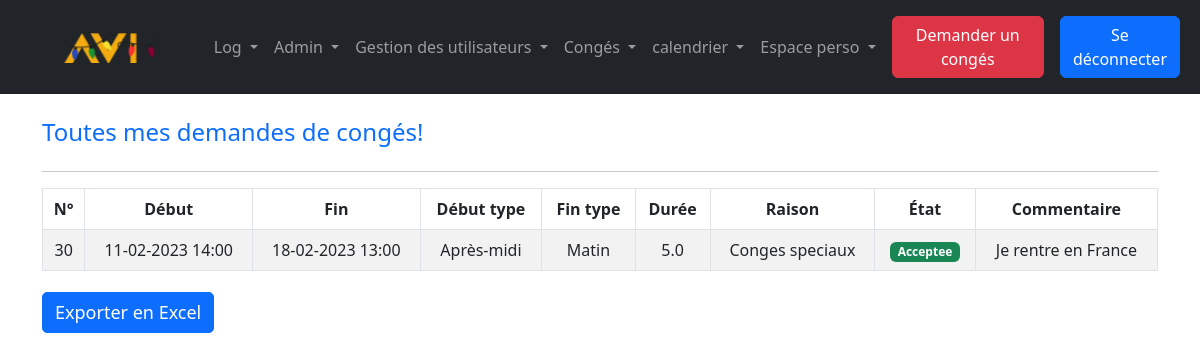
Before: /index.php?action=demandedeconges&id=1 (signed in) with the older database file.
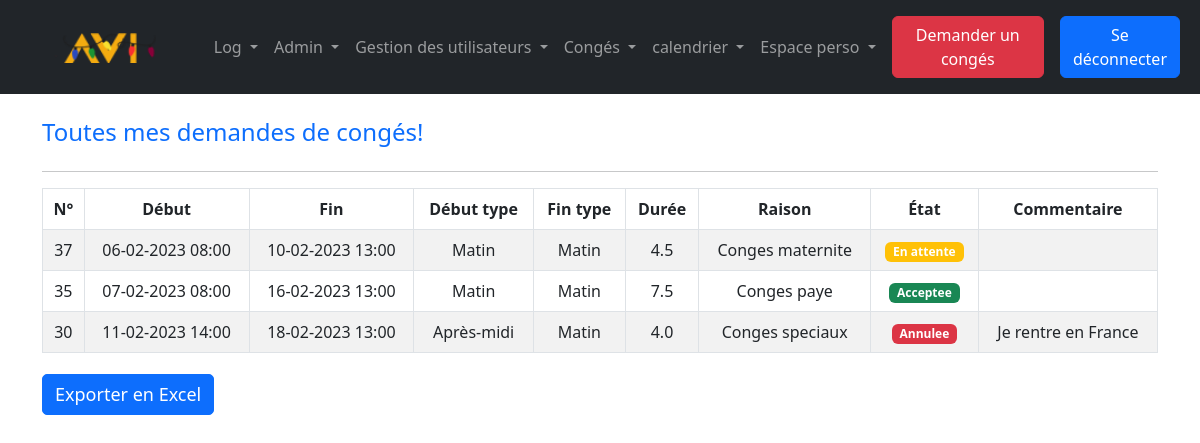
After: the same page with the newer database file.
### tables this page shows
CREATE TABLE `conges` (
  `id_conges` int(11) NOT NULL,
  `id_employe` int(11) NOT NULL,
  `id_raison` int(11) NOT NULL,
  `id_etat` int(11) NOT NULL,
  `date_demande` datetime NOT NULL DEFAULT current_timestamp(),
  `date_change` datetime DEFAULT NULL,
  `date_debut` datetime NOT NULL,
  `date_fin` datetime NOT NULL,
  `debut_type` varchar(255) NOT NULL,
  `fin_type` varchar(255) NOT NULL,
  `duree` decimal(11,1) NOT NULL,
  `commentaire` varchar(255) NOT NULL,
  `afficher` tinyint(1) NOT NULL DEFAULT 1
);

CREATE TABLE `raison` (
  `id_raison` int(11) NOT NULL,
  `libelle` varchar(255) NOT NULL
);

CREATE TABLE `etat` (
  `id_etat` int(11) NOT NULL,
  `libelle` varchar(255) NOT NULL,
  `color` varchar(255) NOT NULL
);

### src/lib/database.php (called while the page is built, shortened)
<?php
class DatabaseConnection
{
    public ?\PDO $database = null;
    public function getConnection(): \PDO
    {
        if ($this->database === null) {
            $this->database = new \PDO('mysql:host=localhost;dbname=intranet;charset=utf8', 'root', '');
        }
        return $this->database;
    }
}

### src/model/Conges.php (called while the page is built, shortened)
<?php
require_once('src/lib/database.php');
class Conges_Model
{
        public DatabaseConnection $connection;
        public function getConge(int $id_employe){
            $stmt = $this->connection->getConnection()->prepare("SELECT id_conges, date_debut, date_fin, commentaire, duree, R.libelle AS raison,
                                                                E.libelle AS etat, C.debut_type, C.fin_type, C.id_raison, C.id_etat
                                                                FROM conges C INNER JOIN raison R ON C.id_raison=R.id_raison
                                                                INNER JOIN etat E ON C.id_etat = E.id_etat
                                                                INNER JOIN employe EM ON C.id_employe = EM.id_employe
                                                                WHERE C.id_employe = :id_employe
                                                                ORDER BY date_demande DESC;");
            $stmt->bindValue(':id_employe', $id_employe);
            $stmt->execute();
            $cruds = [];
                while (($row = $stmt->fetch())) {
                    $date_debut = date("d-m-Y H:i", strtotime($row['date_debut']));
                    $date_fin = date("d-m-Y H:i", strtotime($row['date_fin']));
                    $crud = new Conge();
                    $crud->id_conges = $row['id_conges'];
                    $crud->date_debut = $date_debut;
                    $crud->date_fin = $date_fin;
                    $crud->commentaire = $row['commentaire'];
                    $crud->duree = $row['duree'];
                    $crud->raison = $row['raison'];
                    $crud->etat = $row['etat'];
                    $crud->debut_type = $row['debut_type'];
                    $crud->fin_type = $row['fin_type'];
                    $crud->id_raison = $row['id_raison'];
                    $crud->id_etat = $row['id_etat'];
                    $cruds[] = $crud;
                }
                return $cruds;
        }
}

### templates/perso/demandedeconges.php (the view, shortened to what this page needs)
<div class="container">
    <div class="row mt-4">
      <div class="col-lg-10 d-flex justify-content-between align-items-center">
        <div>
          <h4 class="text-primary">Toutes mes demandes de congés!</h4>
        </div>
      </div>
    </div>
    <hr>
    <div class="row">
      <div class="col-lg-14">
        <div class="table-responsive">
          <table class="table table-striped table-bordered text-center" id="table" border="1">
            <thead>
              <tr>
                <th>N°</th>
                <th>Début</th>
                <th>Fin</th>
                <th>Début type</th>
                <th>Fin type</th>
                <th>Durée</th>
                <th>Raison</th>
                <th>État</th>
                <th>Commentaire</th>
              </tr>
            </thead>
            <tbody>
                <?php
                foreach($cruds as $crud){
                    $id_conges = $crud->id_conges;
                ?>
                <tr>
                    <td data-id="<?= $id_conges ?>"><?= $id_conges ?></td>
                    <td data-id="<?= $id_conges ?>"><?= $crud->date_debut ?></td>
                    <td data-id="<?= $id_conges ?>"><?= $crud->date_fin ?></td>
                    <td data-id="<?= $id_conges ?>"><?= $crud->debut_type ?></td>
                    <td data-id="<?= $id_conges ?>"><?= $crud->fin_type ?></td>
                    <td data-id="<?= $id_conges ?>"><?= $crud->duree ?></td>
                    <td data-id="<?= $id_conges ?>"><?= $crud->raison ?></td>
                    <?php
                        if($crud->etat == 'En attente'){echo "<td data-id=".$id_conges."><span class='badge bg-warning'>" . $crud->etat . "</span></td>";}
                        elseif($crud->etat == 'Acceptee'){echo "<td data-id=".$id_conges."><span class='badge bg-success'>" . $crud->etat . "</span></td>";}
                        elseif($crud->etat !== ''){echo "<td data-id=".$id_conges."><span class='badge bg-danger' style='background-color: #ff0000;'>" . $crud->etat . "</span></td>";}
                    ?>
                    <td data-id="<?= $id_conges ?>"><?= $crud->commentaire ?></td>
                </tr>
                <?php
                }
                ?>
            </tbody>
          </table>
        </div>
      </div>
    </div>
    <button class="btn btn-primary" onclick="exportData()">Exporter en Excel</button>
  </div>
<?php $content = ob_get_clean();?>
<?php require('templates/layout.php') ?>

### templates/header/navbar.php (shortened to what this page needs)
<?php
    $id = $_SESSION['id'];
?>
    <nav class="navbar navbar-expand-sm navbar-dark bg-dark">
        <div class="container-fluid">
            <a class="navbar-brand" href="index.php?action=connected&id=<?=$id?>"><img id="MDB-logo" src="assets/img/LOGO.png" alt="MDB Logo" draggable="false" height="30" /></a>
            <div class="collapse navbar-collapse" id="mynavbar">
                <ul class="navbar-nav me-auto">
                    <?php
                    if($_SESSION['id_poste'] == 1){
                    ?>
                    <li class="nav-item dropdown">
                        <a class="nav-link dropdown-toggle" href="#" id="navbarDropdown" role="button" data-bs-toggle="dropdown" aria-expanded="false">
                            Log
                        </a>
                    </li>
                    <?php
                    }
                    ?>
                    <?php
                    if($_SESSION['id_poste'] !== 2){
                    ?>
                    <li class="nav-item dropdown">
                        <a class="nav-link dropdown-toggle" href="#" id="navbarDropdown" role="button" data-bs-toggle="dropdown" aria-expanded="false">
                            Admin
                        </a>
                    </li>
                    <li class="nav-item dropdown">
                        <a class="nav-link dropdown-toggle" href="#" id="navbarDropdown" role="button" data-bs-toggle="dropdown" aria-expanded="false">
                          Gestion des utilisateurs
                        </a>
                    </li>
                    <li class="nav-item dropdown">
                        <a class="nav-link dropdown-toggle" href="#" id="navbarDropdown" role="button" data-bs-toggle="dropdown" aria-expanded="false">
                          Congés
                        </a>
                    </li>
                    <?php
                    }
                    ?>
                    <li class="nav-item dropdown">
                        <a class="nav-link dropdown-toggle" href="#" id="navbarDropdown" role="button" data-bs-toggle="dropdown" aria-expanded="false">
                          calendrier
                        </a>
                    </li>
                    <li class="nav-item dropdown">
                        <a class="nav-link dropdown-toggle" href="#" id="navbarDropdown" role="button" data-bs-toggle="dropdown" aria-expanded="false">
                          Espace perso
                        </a>
                    </li>
                </ul>
                <div class="ms-auto p-2 bd-highlight">
                    <ul class="navbar-nav me-auto">
                        <li class="nav-item ">
                            <a class="btn btn-danger" href="index.php?action=createConges&id=<?=$id?>">Demander un congés</a>
                        </li>
                        <li class="nav-item ms-3">
                            <a class="btn btn-primary btn-rounded" href='index.php?action=deconnection'><span>Se déconnecter</span></a>
                        </li>
                    </ul>
                </div>
            </div>
        </div>
    </nav>
<?php $content = ob_get_clean(); ?>
<?php require('templates/layout.php') ?>

### index.php (shortened to what this page needs)
<?php
require_once('src/controllers/navbar.php');
require_once('src/controllers/users/cruduser.php');
require_once('src/controllers/conges/createcongesadmin.php');
require_once('src/controllers/perso/demandedeconges.php');
try {
    if (isset($_GET['action']) && $_GET['action'] !== '') {
        if ($_GET['action'] === 'connection') {
            (new Login())->execute($_POST);
        }elseif($_GET['action'] === 'demandedeconges'){
            if (isset($_GET['id']) && $_GET['id'] > 0) {
                $id_employe = $_GET['id'];
                (new Navbar())->execute();
                (new DemandeConges())->Demande($id_employe);
            } else {
                throw new Exception('Erreur de ma');
            }
        }elseif($_GET['action'] === 'deconnection'){
            (new Mainpage())->logout();
        }else {
            (new Navbar())->execute();
            throw new Exception("La page que vous recherchez n'existe pas.");
        }
    }
} catch (Exception $e) {
    $errorMessage = $e->getMessage();
    require('templates/error.php');
}

### src/controllers/navbar.php (shortened to what this page needs)
<?php
class Navbar
{
    public function execute()
    {
        if($_SESSION['username'] !== ""){
            require('templates/header/navbar.php');
        }else{
            header("Location: index.php");
        }
    }
}

### templates/layout.php (shortened to what this page needs)
<!DOCTYPE html>
<html>
    <head>
        <link rel="stylesheet" href="assets/css/bootstrap.min.css">
        <link rel="stylesheet" href="assets/css/style.css">
    </head>
    <body>
        <?= $content ?>
    </body>
</html>

### src/controllers/perso/demandedeconges.php (shortened to what this page needs)
<?php
require_once('src/lib/database.php');
require_once('src/model/Conges.php');
class DemandeConges
{
    public function Demande(int $id_employe){
        $id = $id_employe;
        $crudModel = new Conges_Model();
        $crudModel->connection = new DatabaseConnection();
        $cruds = $crudModel->getConge($id);
        if($_SESSION['id'] !== ""){
            require('templates/perso/demandedeconges.php');
        }else{
            header("Location: index.php");
        }
    }
}

### assets/css/style.css (style rules this page uses)
input, textarea, button { padding: 8px 15px; border-radius: 5px !important; margin: 5px 0px; box-sizing: border-box; border: 1px solid #ccc; font-size: 18px !important; font-weight: 300 }

Changed rows visible on the page:
added conges: id_conges "37", date_debut "06-02-2023 08:00", date_fin "10-02-2023 13:00", debut_type "Matin", fin_type "Matin", duree "4.5", id_raison.libelle "Conges maternite", id_etat.libelle "En attente"
added conges: id_conges "35", date_debut "07-02-2023 08:00", date_fin "16-02-2023 13:00", debut_type "Matin", fin_type "Matin", duree "7.5", id_raison.libelle "Conges paye", id_etat.libelle "Acceptee"
changed conges "Après-midi": duree "5.0" → "4.0"; id_etat.libelle "Acceptee" → "Annulee"
